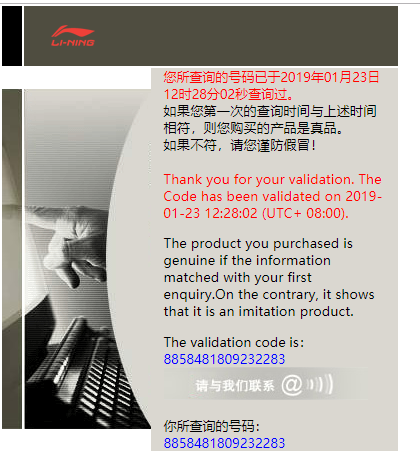
#> input picture code/30_day_opencv/images/lining.png, 420 x 458 px, found by its file name
$ python total_2.py
#> lines starting #> are read from the running program, lines starting #| are printed output that depends on the picture
# !/usr/bin/python3
# -*- coding: utf-8 -*-
"""
@Author         :  SanJin
@Version        :
------------------------------------
@File           :  total_2.py
@Description    :
@CreateTime     :  2019/12/5 15:55
------------------------------------
@ModifyTime     :
"""
import cv2 as cv
import numpy as np


def create_image():
    # # 建立一个400高400宽3维的元素全部为0的数组
    # img = np.zeros([400, 400, 3], np.uint8)
    # # RGB分别是(0=B,1=G,2=R)
    # # 默认为全部，如果加数字 就可以认为是哪行哪列
    # # img[:, :, 0] = np.ones([400, 400]) * 255
    # img[:, :, 2] = np.ones([400, 400]) * 255
    # cv.imshow("new image", img)
    img = np.ones([400, 400, 1], np.uint8)
    # 设置三维数组内每个元素都是1，在乘以颜色值，才会有颜色，
    # img[:, :, 0] = np.ones([400, 400]) * 127
    # 等同于  img = img * 0
    img = img * 127
    cv.imshow("new image", img)


print("------------------Hello Python------------------------")
src = cv.imread("E:/Disk/H/github/Opencv3.x/code/30_day_opencv/images/lining.png")  # imread，是cv2库中读取图片的函数（）中填写所读去图片的位置，最好写绝对位置
#> src is the input picture: shape (458, 420, 3); mean B, G, R 169.5, 174.8, 180.3
cv.namedWindow("input image", cv.WINDOW_AUTOSIZE)  # 设置生成的窗口的名字和自动窗口调整大小
cv.imshow("input image", src)  # imshow,用于显示读取到的图片，并命名读出来的窗口名字
# 增加程序运行开始时间
t1 = cv.getTickCount()
# 运行程序
create_image()
# 记录程序运行结束时间
t2 = cv.getTickCount()
# 计算时间差,单位是ms
time = (t2-t1)/cv.getTickFrequency()
print("time is : %s ms" %((time)*1000))
gray = cv.cvtColor(src, cv.COLOR_BGR2GRAY)  # 生成灰度图
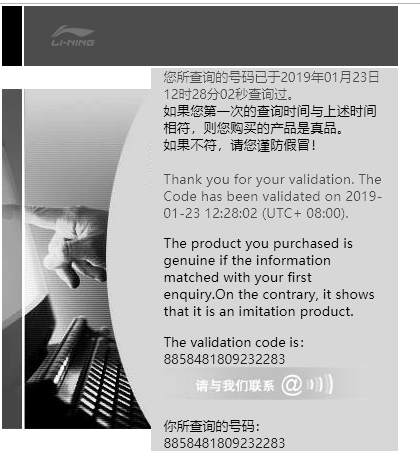
#> gray: shape (458, 420); min 0, max 255, mean 175.8
cv.imwrite("D:/TOFU/github_new/Python/Numpy/images/lining_1.png", gray)
# video_demo()  # 调用video 函数 使之显示
cv.waitKey(0)

cv.destroyAllWindows()
